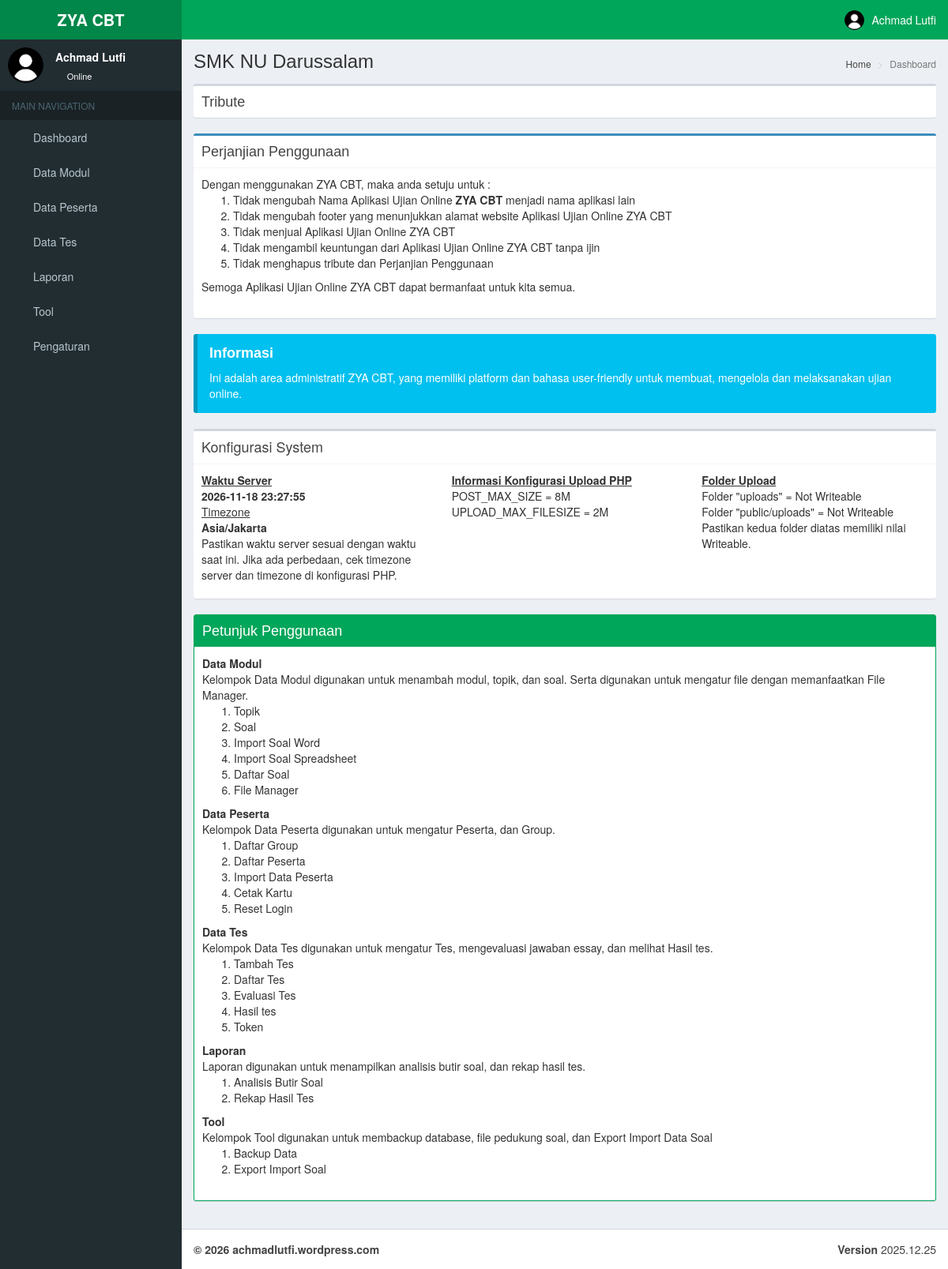
/index.php/manager/dashboard (signed in), run on the app's committed database.
### tables this page shows
CREATE TABLE `user_menu` (
  `id` int(11) NOT NULL,
  `tipe` int(11) NOT NULL DEFAULT 1 COMMENT '0=parent, 1=child',
  `parent` varchar(50) DEFAULT NULL,
  `kode_menu` varchar(50) NOT NULL,
  `nama_menu` varchar(100) NOT NULL,
  `url` varchar(150) NOT NULL DEFAULT '#',
  `icon` varchar(75) NOT NULL DEFAULT 'fa fa-circle-o',
  `urutan` int(11) NOT NULL
);

### application/libraries/Template.php (called while the page is built, shortened)
<?php  if ( ! defined('BASEPATH')) exit('No direct script access allowed');
	class Template{
		protected $_ci;
		function __construct(){
			$this->_ci=&get_instance();
            $this->_ci->load->library('access');
            $this->_ci->load->model('users_model');
			$this->_ci->load->model('cbt_konfigurasi_model');
		}
		function display_admin($template, $title, $data=null){
            if(empty($data['kode_menu'])){
                $data['kode_menu'] = 'KOSONG';
            }
			$query = $this->_ci->cbt_konfigurasi_model->get_by_kolom_limit('konfigurasi_kode', 'cbt_nama', 1);
			if($query->num_rows()>0){
				$data['site_name']=$query->row()->konfigurasi_isi;
			}else{
				$data['site_name']=$this->_ci->config->item('site_name');
			}
			$data['site_version']=$this->_ci->config->item('site_version');
            $data['nama']=$this->_ci->access->get_nama();
			$data['sidemenu']=$this->_ci->users_model->get_menu($data['kode_menu'], $this->_ci->access->get_level());;
            $data['content']=$this->_ci->load->view($template,$data,true);
			$data['title']=$title;
			$this->_ci->load->view('template/template_admin.php',$data);
		}
	}
?>

### application/controllers/manager/Dashboard.php (called while the page is built, shortened)
<?php if ( ! defined('BASEPATH')) exit('No direct script access allowed');
class Dashboard extends Member_Controller {
    public function index(){
        $data['nama'] = $this->access->get_nama();
        $data['post_max_size'] = ini_get('post_max_size');
        $data['upload_max_filesize'] = ini_get('upload_max_filesize');
        $data['waktu_server'] = date('Y-m-d H:i:s');
		$data['timezone'] = date_default_timezone_get();
        $data['dir_public_uploads'] = 'Not Writeable';
        $data['dir_uploads'] = 'Not Writeable';
        $this->template->display_admin('manager/dashboard_view', 'Dashboard', $data);
    }
}

### index.php (called while the page is built, shortened)
<?php
require_once BASEPATH.'core/CodeIgniter.php';

### application/models/Users_model.php (the view, shortened to what this page needs)
<?php  if ( ! defined('BASEPATH')) exit('No direct script access allowed');
class Users_model extends CI_Model{
    function get_menu($kode_menu, $level){
        $this->db->select('user_menu.parent')
                 ->where('(user_akses.level="'.$level.'")')
				 ->join('user_menu', 'user_akses.kode_menu = user_menu.kode_menu')
                 ->from('user_akses')
				 ->group_by('user_menu.parent');
		$result = $this->db->get()->result();
		$data_menu = array();
		foreach($result as $temp){
			$data_menu[] = $temp->parent;
		}
		$this->db->where_in('kode_menu', $data_menu)
                 ->from('user_menu')
				 ->order_by('urutan', 'ASC');
		$result = $this->db->get();
        $menu = '';
        if($result->num_rows()>0){
            foreach ($result->result() as $temp){
                $parent_active='';
                $sql_child = 'SELECT user_menu.* FROM `user_akses` INNER JOIN `user_level` ON (`user_akses`.`level` = `user_level`.`level`)
                    INNER JOIN `user_menu` ON (`user_akses`.`kode_menu` = `user_menu`.`kode_menu`) WHERE user_akses.`level`="'.$level.'"
                    AND user_menu.`tipe`=1 AND user_menu.parent="'.$temp->kode_menu.'" ORDER BY user_menu.`urutan` ASC';
                $result_child = $this->db->query($sql_child);
                $menu_child = '';
                $menu_child_count = 0;
                if($result_child->num_rows()>0){
                    $menu_child = $menu_child.'<ul class="treeview-menu">';
                    foreach ($result_child->result() as $child){
                        $child_active='';
                        $menu_child = $menu_child.'
                            <li class="'.$child_active.'"><a href="'.site_url().'/'.$child->url.'"><i class="fa fa-circle-o"></i> '.$child->nama_menu.'</a></li>
                        ';
                        $menu_child_count++;
                    }
                    $menu_child = $menu_child.'</ul>';
                }
                $menu = $menu.'
                    <li class="treeview '.$parent_active.'">
                        <a href="'.site_url().'/'.$temp->url.'">
        					<i class="'.$temp->icon.'"></i>
        					<span>'.$temp->nama_menu.'</span>';
                if($menu_child_count>0){
                    $menu = $menu.'<i class="fa fa-angle-left pull-right"></i>';
                }
                $menu = $menu.'</a>';
                $menu = $menu.'
                    '.$menu_child;
                $menu = $menu.'</li>';
            }
        }
        return $menu;
    }
}

### application/views/manager/dashboard_view.php (shortened to what this page needs)
<section class="content-header">
	<h1>
		<?php if(!empty($site_name)){ echo $site_name; } ?>
	</h1>
	<ol class="breadcrumb">
		<li><a href="<?php echo site_url(); ?>/manager"><i class="fa fa-dashboard"></i> Home</a></li>
		<li class="active">Dashboard</li>
	</ol>
</section>
<section class="content">
    <div class="box box-default collapsed-box">
        <div class="box-header with-border">
            <h3 class="box-title">Tribute</h3>
            <div class="box-tools pull-right">
                <button class="btn btn-box-tool" data-widget="collapse"><i class="fa fa-plus"></i></button>
            </div>
        </div>
    </div>
    <div class="box box-primary">
        <div class="box-header with-border">
            <h3 class="box-title">Perjanjian Penggunaan</h3>
            <div class="box-tools pull-right">
                <button class="btn btn-box-tool" data-widget="collapse"><i class="fa fa-plus"></i></button>
            </div>
        </div>
        <div class="box-body">
            <dl>
                <dd>
                    Dengan menggunakan ZYA CBT, maka anda setuju untuk :
                    <ol>
                        <li>Tidak mengubah Nama Aplikasi Ujian Online <b>ZYA CBT</b> menjadi nama aplikasi lain</li>
                        <li>Tidak mengubah footer yang menunjukkan alamat website Aplikasi Ujian Online ZYA CBT</li>
                        <li>Tidak menjual Aplikasi Ujian Online ZYA CBT</li>
						<li>Tidak mengambil keuntungan dari Aplikasi Ujian Online ZYA CBT tanpa ijin</li>
                        <li>Tidak menghapus tribute dan Perjanjian Penggunaan</li>
                    </ol>
                    Semoga Aplikasi Ujian Online ZYA CBT dapat bermanfaat untuk kita semua.
                </dd>
            </dl>
        </div>
    </div>
	<div class="callout callout-info">
    	<h4>Informasi</h4>
        <p>Ini adalah area administratif ZYA CBT, yang memiliki platform dan bahasa user-friendly untuk membuat, mengelola dan melaksanakan ujian online.</p>
    </div>
    <div class="box">
        <div class="box-header with-border">
            <div class="box-title">Konfigurasi System</div>
        </div>
        <div class="box-body">
            <div class="row">
                <div class="col-md-4">
                    <b><u>Waktu Server</u></b>
                    <br />
                    <b><?php if(!empty($waktu_server)){ echo $waktu_server; } ?></b>
                    <br />
					<u>Timezone</u>
                    <br />
                    <b><?php if(!empty($timezone)){ echo $timezone; } ?></b>
                    <br />
                    Pastikan waktu server sesuai dengan waktu saat ini. Jika ada perbedaan, cek timezone server dan timezone di konfigurasi PHP.
                </div>
                <div class="col-md-4">
                    <b><u>Informasi Konfigurasi Upload PHP</u></b>
                    <br />
                    POST_MAX_SIZE = <?php if(!empty($post_max_size)){ echo $post_max_size; } ?>
                    <br />
                    UPLOAD_MAX_FILESIZE = <?php if(!empty($upload_max_filesize)){ echo $upload_max_filesize; } ?>
                </div>
                <div class="col-md-4">
                    <b><u>Folder Upload</u></b>
                    <br />
                    Folder "uploads" = <?php if(!empty($dir_public_uploads)){ echo $dir_public_uploads; } ?>
                    <br />
                    Folder "public/uploads" = <?php if(!empty($dir_uploads)){ echo $dir_uploads; } ?>
                    <br />
                    Pastikan kedua folder diatas memiliki nilai Writeable.
                </div>
            </div>
        </div>
    </div>
    <div class="box box-success box-solid">
		<div class="box-header with-border">
        	<h3 class="box-title">Petunjuk Penggunaan</h3>
        </div>
        <div class="box-body">
        	<dl>
        		<dt>Data Modul</dt>
                <dd>
                	Kelompok Data Modul digunakan untuk menambah modul, topik, dan soal. Serta digunakan untuk mengatur file dengan memanfaatkan File Manager.
                	<ol>
                		<li>Topik</li>
                		<li>Soal</li>
                		<li>Import Soal Word</li>
						<li>Import Soal Spreadsheet</li>
                		<li>Daftar Soal</li>
                		<li>File Manager</li>
                	</ol>
                </dd>
                <dt>Data Peserta</dt>
                <dd>
                	Kelompok Data Peserta digunakan untuk mengatur Peserta, dan Group.
                	<ol>
                		<li>Daftar Group</li>
                		<li>Daftar Peserta</li>
                		<li>Import Data Peserta</li>
						<li>Cetak Kartu</li>
						<li>Reset Login</li>
                	</ol>
                <dt>Data Tes</dt>
                <dd>
                	Kelompok Data Tes digunakan untuk mengatur Tes, mengevaluasi jawaban essay, dan melihat Hasil tes.
                	<ol>
                		<li>Tambah Tes</li>
                		<li>Daftar Tes</li>
                		<li>Evaluasi Tes</li>
                		<li>Hasil tes</li>
                		<li>Token</li>
                	</ol>
                </dd>
				<dt>Laporan</dt>
                <dd>
                	Laporan digunakan untuk menampilkan analisis butir soal, dan rekap hasil tes.
                	<ol>
                		<li>Analisis Butir Soal</li>
                        <li>Rekap Hasil Tes</li>
                	</ol>
                </dd>
                <dt>Tool</dt>
                <dd>
                    Kelompok Tool digunakan untuk membackup database, file pedukung soal, dan Export Import Data Soal
                    <ol>
                        <li>Backup Data</li>
                        <li>Export Import Soal</li>
                    </ol>
                </dd>
            </dl>
        </div>
    </div>
</section>

### application/views/template/template_admin.php (shortened to what this page needs)
<!DOCTYPE html>
<html>
  <head>
    <link href="<?php echo base_url(); ?>public/bootstrap/css/bootstrap.min.css" rel="stylesheet" type="text/css" />
    <link href="<?php echo base_url(); ?>public/plugins/font-awesome/css/font-awesome.min.css" rel="stylesheet" type="text/css" />
    <link href="<?php echo base_url(); ?>public/plugins/ionicons/css/ionicons.min.css" rel="stylesheet" type="text/css" />
    <link href="<?php echo base_url(); ?>public/plugins/adminlte/css/AdminLTE.min.css" rel="stylesheet" type="text/css" />
    <link href="<?php echo base_url(); ?>public/plugins/adminlte/css/skins/_all-skins.min.css" rel="stylesheet" type="text/css" />
    <link href="<?php echo base_url(); ?>public/plugins/datatables/dataTables.bootstrap.css" rel="stylesheet" type="text/css" />
    <link href="<?php echo base_url(); ?>public/plugins/datatables/extensions/Responsive/css/dataTables.responsive.css" rel="stylesheet" type="text/css" />
    <link href="<?php echo base_url(); ?>public/plugins/datetimepicker/bootstrap-datetimepicker.min.css" rel="stylesheet" type="text/css" />
    <link href="<?php echo base_url(); ?>public/plugins/datepicker/datepicker3.css" rel="stylesheet" type="text/css" />
    <link href="<?php echo base_url(); ?>public/plugins/pnotify/pnotify.custom.min.css" rel="stylesheet" type="text/css" />
    <link href="<?php echo base_url(); ?>public/plugins/daterangepicker/daterangepicker-bs3.css" rel="stylesheet" type="text/css" />
    <link href="<?php echo base_url(); ?>public/plugins/select2-4.0.5/css/select2.min.css" rel="stylesheet" type="text/css" />
  </head>
  <body class="skin-green sidebar-mini">
    <div class="wrapper">
      <header class="main-header">
        <a href="<?php echo site_url(); ?>/manager" class="logo">
          <span class="logo-lg"><b>ZYA CBT</b></span>
        </a>
        <nav class="navbar navbar-static-top" role="navigation">
          <a href="#" class="sidebar-toggle" data-toggle="offcanvas" role="button">
          </a>
          <div class="navbar-custom-menu">
            <ul class="nav navbar-nav">
              <li class="dropdown user user-menu">
                <a href="#" class="dropdown-toggle" data-toggle="dropdown">
                  <img src="<?php echo base_url(); ?>public/plugins/adminlte/img/avatar04.png" class="user-image" alt="User Image"/>
                  <span class="hidden-xs"><?php if(!empty($nama)){ echo $nama; }else{ echo 'Administrator'; } ?></span>
                </a>
              </li>
            </ul>
          </div>
        </nav>
      </header>
      <aside class="main-sidebar">
        <section class="sidebar">
          <div class="user-panel">
            <div class="pull-left image">
              <img src="<?php echo base_url(); ?>public/plugins/adminlte/img/avatar04.png" class="img-circle" alt="User Image" />
            </div>
            <div class="pull-left info">
              <p><?php if(!empty($nama)){ echo $nama; }else{ echo 'Administrator'; } ?></p>
              <a href="#"><i class="fa fa-circle text-success"></i> Online</a>
            </div>
          </div>
          <ul class="sidebar-menu">
            <li class="header">MAIN NAVIGATION</li>
			<li><a href="<?php echo site_url(); ?>/manager"><i class="fa fa-dashboard"></i> <span>Dashboard</span></a></li>
            <?php
            if(!empty($sidemenu)){
                echo $sidemenu;
            }
            ?>
          </ul>
        </section>
      </aside>
      <div class="content-wrapper">
		<?php
			if(!empty($content)){
				echo $content;
			}
		?>
      </div>
      <footer class="main-footer">
        <div class="pull-right hidden-xs">
          <b>Version</b> <?php if(!empty($site_version)){ echo $site_version; } ?>
        </div>
        <strong>&copy; 2026 achmadlutfi.wordpress.com</strong>
      </footer>
    </div>
  </body>
</html>

### data on the page
user_menu: nama_menu "Data Modul"
user_menu: nama_menu "Data Peserta"
user_menu: nama_menu "Data Tes"
user_menu: nama_menu "Laporan"
user_menu: nama_menu "Tool"
user_menu: nama_menu "Pengaturan"

### other printed values
$nama "Achmad Lutfi"
$site_name "SMK NU Darussalam"
$waktu_server "2026-11-18 23:27:55"
$timezone "Asia/Jakarta"
$post_max_size "8M"
$upload_max_filesize "2M"
$dir_public_uploads "Not Writeable"
$dir_uploads "Not Writeable"
$site_version "2025.12.25"
